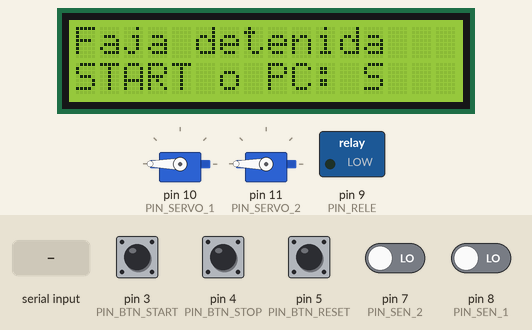
Recording of a sketch running on a simulated Arduino Uno, built with avr-gcc and run on an emulated ATmega328P. On the bench: 2 × servo, 16×2 character LCD, switched loads named in the sketch (green lamp = pin HIGH). Inputs (shaded band) come from the test bench; at power-on: pin 3 (PIN_BTN_START), pin 4 (PIN_BTN_STOP), pin 5 (PIN_BTN_RESET), pin 7 (PIN_SEN_2), pin 8 (PIN_SEN_1) LOW. What the sketch prints to the serial monitor is not drawn.

Above: at 1.5 s.
1.6 s: pin 3 (PIN_BTN_START) pulled HIGH for 0.15 s
At 3.6 s:
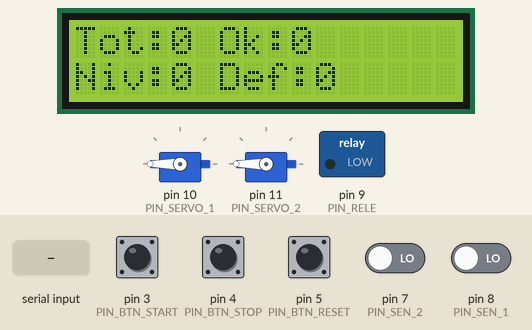
4.7 s: "L" received over Serial
At 6.38 s:
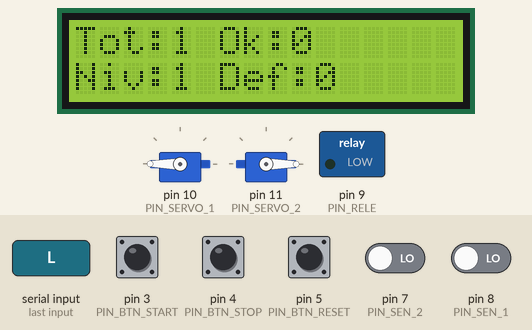
7.6 s: byte 54 ('6') received over Serial
At 9.2 s:
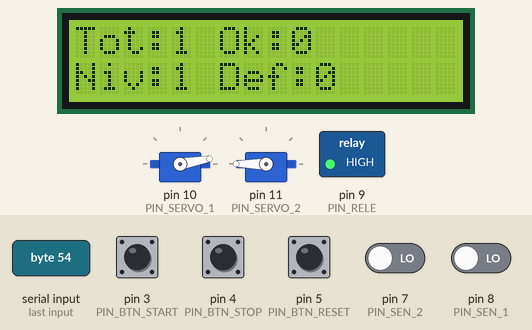
10.0 s: byte 50 ('2') received over Serial
12.6 s: byte 51 ('3') received over Serial
At 14.0 s:
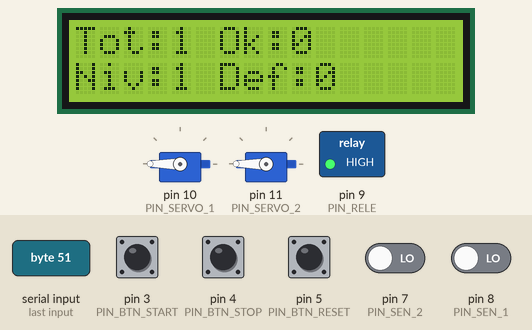
14.7 s: byte 55 ('7') received over Serial
At 14.85 s:
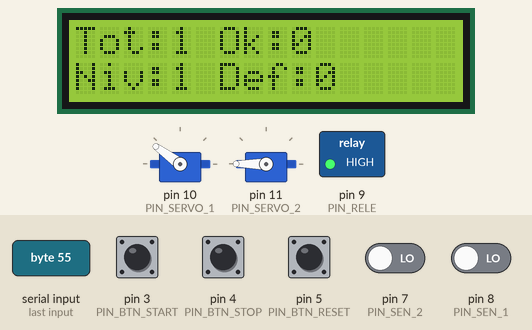
Timing chart, 0 to 17.7 s (numbered marks = the images above; inputs shaded):
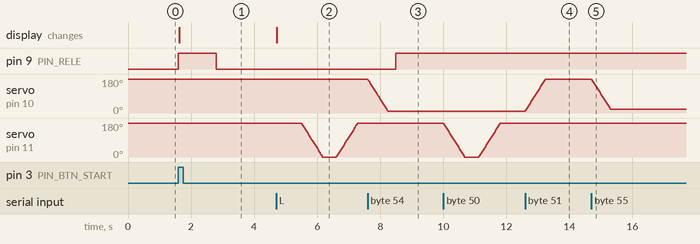

The sketch:

faja_botellas.ino
```cpp
/*
  ============================================================================
  FAJA CLASIFICADORA DE BOTELLAS  ---  Firmware Arduino UNO
  ============================================================================
  Trabaja junto con el programa de vision en Python (carpeta vision/).

  FLUJO (2 estaciones, 1 sola camara)
  -----------------------------------
    1. La cinta esta en movimiento.
    2. El SENSOR 1 detecta una botella.
    3. La cinta se detiene, minimo RETARDO_PARADA_SENSOR1_MS (3 s), sin
       importar que tan rapido conteste la PC: le da tiempo de sobra al
       servo 1 para empujar si hace falta.
    4. La camara (PC) clasifica: defecto fisico / llenado bajo / OK.
    5. Si tiene defecto fisico (rota, sin tapa, falta etiqueta/tapa)  ->  el
       SERVO 1 (pin 10) la expulsa. La cinta vuelve a andar.
    6. Si NO tiene defecto fisico, sigue hasta el SENSOR 2.
    7. El SENSOR 2 la detecta.
    8. Si el llenado es < 60%  ->  la cinta se detiene (minimo
       RETARDO_PARADA_SENSOR2_MS, 3 s) y el SERVO 2 (pin 11) la expulsa. Si
       esta OK, pasa de largo sin detenerse.
    9. La cinta vuelve a andar.

  El veredicto se calcula UNA vez en la estacion 1 y el Arduino lo recuerda
  hasta la estacion 2 (una cola de 'A'/'L'; la 'D' no llega, se expulsa antes).

  PROTOCOLO SERIE  (9600 baudios, 8N1)
  -----------------------------------
    Arduino -> PC :  'B'   "hay una botella detenida frente a la camara"
    PC -> Arduino :  'A'  aceptada        -> sigue de largo
                     'D'  defecto fisico  -> la expulsa el SERVO 1 (estacion 1)
                     'L'  llenado bajo    -> la expulsa el SERVO 2 (estacion 2)
    Arduino -> PC :  lineas que empiezan con '#' son solo informativas
                     (contadores, avisos). La PC solo reacciona a una 'B'.
                     NINGUNA linea '#' contiene la letra 'B'.

  Si cambias estas letras, cambialas tambien en vision/clasificador.py.

  ESTACIONES (en orden sobre la faja)
  -----------------------------------
     [sensor 1 / camara / servo 1 (pin 10)]  ->  [sensor 2 / servo 2 (pin 11)]  -> salida

     Servo 1 (pin 10) = expulsa DEFECTO FISICO ('D').
     Servo 2 (pin 11) = expulsa LLENADO BAJO ('L').
     Lo aceptado ('A') no se toca y sale por el final.

  Modo ARRANCA-PARA: la cinta para en la estacion 1 en cada botella (foto
  nitida) y en la estacion 2 solo si hay que expulsar. Mantener separacion
  entre botellas con las guias laterales.

  PINES  (no usar 0 y 1: los ocupa el puerto serie)
  ------
     10  servo 1 (defecto fisico)        11  servo 2 (llenado bajo)
      9  modulo rele -> motor faja
      8  sensor barrera 1 (camara)        7  sensor barrera 2
      3  boton START                      4  boton STOP           5  boton RESET
     SDA/SCL (A4/A5)  LCD 16x2 I2C

  Los botones fisicos (3/4/5) y los comandos por Monitor Serie (S/X/R) hacen
  exactamente lo mismo y conviven: se puede arrancar desde el tablero y parar
  desde la PC, o al reves. Los botones usan resistencia pull-down de 10 kohm
  (ver BOTON_PULSADO) y antirrebote por software (ver flancoBoton()).

  MEMORIA: el UNO tiene 2 KB de RAM. Nada de String dinamicos ni arreglos
  grandes. Los textos fijos van con F("...") para dejarlos en la flash.
  ============================================================================
*/

#include <Wire.h>
#include <LiquidCrystal_I2C.h>
#include <Servo.h>
#include "tipos.h"

// ======================= AJUSTES QUE VAS A TOCAR ==========================

// Direccion I2C del LCD. Si la pantalla queda en blanco proba 0x3F.
const uint8_t LCD_ADDR = 0x27;

// Nivel que entrega el receptor de la barrera CUANDO LA BOTELLA CORTA EL HAZ.
// Comprobalo con el Monitor Serie antes de dejarlo fijo.
const uint8_t SENSOR_ACTIVO = LOW;

// Muchos modulos rele azules se activan con LOW, pero en esta placa el rele
// prende con HIGH (se invirtio: antes quedaba apagado al dar START).
const uint8_t RELE_ENCENDIDO = HIGH;

// Con resistencia pull-down de 10 kohm, el boton pulsado entrega HIGH.
const uint8_t BOTON_PULSADO = HIGH;

// Angulos de los servos (grados): reposo (retraido) y empuje (estirado del
// todo). CADA SERVO TIENE SU PROPIO PAR porque los horns quedaron montados
// al reves entre si -- el servo 1 (pin 10) reposa en 0 y empuja hacia 180;
// el servo 2 (pin 11) es AL REVES: reposa en 180 y empuja hacia 0. Si algun
// servo vibra, hace ruido raro o no llega del todo a su extremo (esta
// chocando con algo mecanicamente), retrocede SOLO ese extremo unos grados
// hasta que se mueva libre en todo el recorrido.
const uint8_t SERVO1_REPOSO = 180;
const uint8_t SERVO1_EMPUJE = 0;
const uint8_t SERVO2_REPOSO = 180;
const uint8_t SERVO2_EMPUJE = 0;

// "Velocidad" del despliegue en la prueba manual ('1'/'2' por Monitor Serie):
// en vez de saltar de un angulo a otro de una, avanza de a SERVO_PASO_GRADOS
// cada SERVO_PASO_MS. Mas grados o menos ms = mas rapido; menos grados o mas
// ms = mas lento y suave. Siempre termina llegando al angulo pedido.
const uint8_t  SERVO_PASO_GRADOS = 4;
const uint16_t SERVO_PASO_MS     = 15;

// Tiempos en milisegundos. Ajustar con botellas reales.
const uint16_t RETARDO_CAM_MS      = 1200;    // sensor 1, camara y servo 1 en el mismo punto: parar de una
const uint16_t RETARDO_EST2_MS     = 800;  // centrar botella frente al servo 2 antes de empujar
const uint16_t RETARDO_EMPUJE_MS   = 450;  // cuanto queda afuera la paleta
const uint16_t RETARDO_LIBERAR_MS  = 350;  // mover faja para despejar el sensor tras cada estacion
const uint16_t ANTIREBOTE_MS       = 30;   // botones
const uint32_t TIMEOUT_PC_MS       = 3000; // si la PC no contesta, la botella pasa como aceptada

// La estacion 1 queda detenida este tiempo MINIMO desde que el sensor 1
// dispara, sin importar que tan rapido conteste la PC: le da tiempo de sobra
// al servo 1 para empujar (si hace falta) antes de que la cinta arranque.
const uint32_t RETARDO_PARADA_SENSOR1_MS = 3000;

// Lo mismo para la estacion 2: si hay que expulsar por llenado bajo ('L'),
// la cinta queda parada este minimo antes de reanudar (si es 'A', la
// estacion 2 no para nunca; ver tareaEstacion2()).
const uint32_t RETARDO_PARADA_SENSOR2_MS = 3000;

// ============================= PINES =====================================
const uint8_t PIN_SERVO_1   = 10;   // defecto fisico
const uint8_t PIN_SERVO_2   = 11;   // llenado bajo
const uint8_t PIN_RELE      = 9;
const uint8_t PIN_SEN_1     = 8;    // estacion 1: dispara camara + servo 1
const uint8_t PIN_SEN_2     = 7;    // estacion 2

const uint8_t PIN_BTN_START = 3;
const uint8_t PIN_BTN_STOP  = 4;
const uint8_t PIN_BTN_RESET = 5;

// ============================ OBJETOS ====================================
LiquidCrystal_I2C lcd(LCD_ADDR, 16, 2);
Servo servo1;   // pin 10, expulsa 'D'
Servo servo2;   // pin 11, expulsa 'L'

// ====================== COLA DE VEREDICTOS ===============================
// (struct Cola y las funciones colaXxx viven en tipos.h)
Cola cola;   // veredictos 'A'/'L' que van de la estacion 1 a la estacion 2

// ============================ ESTADO ====================================
bool fajaActiva = false;

// Solicitudes de parada del motor (una por estacion). El motor gira solo si
// la faja esta activa y NADIE pide parar.
bool para1 = false, para2 = false;

Est1 est1 = E1_BUSCA;
Est2 est2 = E2_BUSCA;
uint32_t t1 = 0, t2 = 0;
uint32_t tParada1 = 0;   // cuando empezo la parada de la estacion 1 (para el minimo de 3 s)
bool empuja1Activo = false;   // true mientras el servo 1 esta afuera empujando
uint32_t tParada2 = 0;   // idem, estacion 2
bool empuja2Activo = false;   // true mientras el servo 2 esta afuera empujando

// Movimiento gradual NO bloqueante de los servos automaticos (para que el
// empuje llegue siempre completo, sin frenar loop() -- STOP sigue andando
// aunque un servo este a mitad de camino). objetivoN < 0 = servo N quieto.
int16_t objetivo1 = -1, objetivo2 = -1;
uint32_t tPasoServo1 = 0, tPasoServo2 = 0;

// Sub-fases de un empuje automatico: sale -> se queda afuera -> vuelve.
const uint8_t FASE_SALE = 0, FASE_AFUERA = 1, FASE_VUELVE = 2;
uint8_t fase1 = FASE_SALE, fase2 = FASE_SALE;

uint16_t nTotal = 0, nBuena = 0, nNivel = 0, nDefec = 0;

bool lcdSucio = true;

// ======================= FUNCIONES BASE =================================
bool sensorTapado(uint8_t pin) {
  return digitalRead(pin) == SENSOR_ACTIVO;
}

void motor(bool encender) {
  if (encender) digitalWrite(PIN_RELE, RELE_ENCENDIDO);
  else          digitalWrite(PIN_RELE, RELE_ENCENDIDO == HIGH ? LOW : HIGH);
}

void refrescarLcd() {
  lcd.clear();
  if (!fajaActiva) {
    lcd.setCursor(0, 0); lcd.print(F("Faja detenida"));
    // 16 caracteres como maximo en esta linea.
    lcd.setCursor(0, 1); lcd.print(F("START o PC: S"));
  } else {
    lcd.setCursor(0, 0);
    lcd.print(F("Tot:")); lcd.print(nTotal);
    lcd.print(F(" Ok:")); lcd.print(nBuena);
    lcd.setCursor(0, 1);
    lcd.print(F("Niv:")); lcd.print(nNivel);
    lcd.print(F(" Def:")); lcd.print(nDefec);
  }
  lcdSucio = false;
}

void informar() {
  // Sin la letra 'B' en ningun lado: la PC solo reacciona a una 'B' suelta.
  Serial.print(F("#tot=")); Serial.print(nTotal);
  Serial.print(F(" ok="));  Serial.print(nBuena);
  Serial.print(F(" niv=")); Serial.print(nNivel);
  Serial.print(F(" df="));  Serial.println(nDefec);
}

void contar(char v) {
  nTotal++;
  if (v == 'L') nNivel++;
  else if (v == 'D') nDefec++;
  else nBuena++;
  lcdSucio = true;
  informar();
}

// Boton con antirrebote: devuelve true una sola vez, al presionar (no mientras
// se mantiene apretado, y no al soltar).
bool flancoBoton(uint8_t pin, bool &previo, uint32_t &marca) {
  bool ahora = (digitalRead(pin) == BOTON_PULSADO);
  if (ahora != previo && (millis() - marca) > ANTIREBOTE_MS) {
    marca = millis();
    previo = ahora;
    return ahora;
  }
  return false;
}

void pararTodo() {
  fajaActiva = false;
  motor(false);
  servo1.write(SERVO1_REPOSO);
  servo2.write(SERVO2_REPOSO);
  para1 = para2 = false;
  empuja1Activo = false;
  empuja2Activo = false;
  objetivo1 = objetivo2 = -1;   // cancela cualquier movimiento gradual pendiente
  fase1 = fase2 = FASE_SALE;
  est1 = E1_BUSCA; est2 = E2_BUSCA;
  colaVaciar(cola);
  lcdSucio = true;
  Serial.println(F("#STOP"));
}

void resetContadores() {
  nTotal = nBuena = nNivel = nDefec = 0;
  colaVaciar(cola);
  lcdSucio = true;
  Serial.println(F("#RESET"));
}

// Mueve el servo grado a grado (SERVO_PASO_GRADOS cada SERVO_PASO_MS) en vez
// de saltar de una, y siempre termina exactamente en 'objetivo' (se estira o
// retrae del todo, nunca se queda a mitad de camino). Usa delay(): solo para
// la prueba manual ('1'/'2'), no corre con la faja en marcha.
void moverGradual(Servo &s, uint8_t objetivo) {
  int actual = s.read();
  int paso = (objetivo > actual) ? SERVO_PASO_GRADOS : -SERVO_PASO_GRADOS;
  while (actual != objetivo) {
    int siguiente = actual + paso;
    if ((paso > 0 && siguiente > objetivo) || (paso < 0 && siguiente < objetivo))
      siguiente = objetivo;
    s.write(siguiente);
    delay(SERVO_PASO_MS);
    actual = siguiente;
  }
}

// Prueba manual de un servo por el Monitor Serie (teclas '1' y '2').
void probarServo(Servo &s, uint8_t reposo, uint8_t empuje, const __FlashStringHelper *nombre) {
  Serial.print(F("#prueba ")); Serial.println(nombre);
  moverGradual(s, empuje);
  delay(RETARDO_EMPUJE_MS);
  moverGradual(s, reposo);
}

// Mueve el servo a un angulo fijo y lo DEJA ahi (no vuelve solo), para poder
// mirarlo con calma y decidir cual angulo de reposo es el correcto. Teclas
// '6'-'9' del Monitor Serie, todas sobre el servo 1 (ver loop()).
void probarAngulo(Servo &s, uint8_t angulo, const __FlashStringHelper *nombre) {
  Serial.print(F("#angulo ")); Serial.print(nombre);
  Serial.print(F(" -> ")); Serial.println(angulo);
  moverGradual(s, angulo);
}

// ---- Version NO bloqueante de moverGradual, para el empuje automatico ----
// moverA() solo anota el objetivo; avanzarServo() lo va acercando de a poco
// cada vez que se llama (desde loop(), sin frenar nada). Cuando llega, deja
// el objetivo en -1 -- asi el resto del codigo sabe "ya llegue" sin bloquear.
void moverA(int16_t &objetivo, uint8_t angulo) {
  objetivo = angulo;
}

void avanzarServo(Servo &s, int16_t &objetivo, uint32_t &tPaso) {
  if (objetivo < 0) return;
  int actual = s.read();
  if (actual == objetivo) { objetivo = -1; return; }
  if (millis() - tPaso < SERVO_PASO_MS) return;
  tPaso = millis();
  int paso = (objetivo > actual) ? SERVO_PASO_GRADOS : -SERVO_PASO_GRADOS;
  int siguiente = actual + paso;
  if ((paso > 0 && siguiente > objetivo) || (paso < 0 && siguiente < objetivo))
    siguiente = objetivo;
  s.write(siguiente);
}

// ============================= SETUP ===================================
void setup() {
  Serial.begin(9600);

  pinMode(PIN_RELE, OUTPUT);
  motor(false);

  pinMode(PIN_SEN_1, INPUT);
  pinMode(PIN_SEN_2, INPUT);
  // INPUT a secas (no INPUT_PULLUP): los botones llevan pull-down de 10 kohm
  // por fuera, asi que en reposo el pin ya lee LOW.
  pinMode(PIN_BTN_START, INPUT);
  pinMode(PIN_BTN_STOP, INPUT);
  pinMode(PIN_BTN_RESET, INPUT);

  servo1.attach(PIN_SERVO_1);
  servo2.attach(PIN_SERVO_2);
  servo1.write(SERVO1_REPOSO);
  servo2.write(SERVO2_REPOSO);

  lcd.init();
  lcd.backlight();
  refrescarLcd();

  Serial.println(F("#LISTO faja botellas"));
  Serial.println(F("#Botones fisicos ACTIVOS: pin3=start pin4=stop pin5=reset"));
  Serial.println(F("#PC: S=start X=stop R=reset ; responde A/D/L al pedido de foto"));
  Serial.println(F("#PRUEBA: 1=empuja servo1(pin10) 2=empuja servo2(pin11)"));
  Serial.println(F("#PRUEBA REPOSO SERVO1: 6=10 7=20 8=30 9=40 (se quedan ahi)"));
  Serial.println(F("#PRUEBA EMPUJE: 3=serv1@180 4=serv1@165 5=serv2@0 0=serv2@15 (se quedan ahi)"));
}

// ================= ESTACION 1: camara + servo 1 ('D') =================
void tareaEstacion1() {
  switch (est1) {
    case E1_BUSCA:
      if (sensorTapado(PIN_SEN_1)) { t1 = millis(); est1 = E1_CENTRA; }
      break;

    case E1_CENTRA:
      if (millis() - t1 >= RETARDO_CAM_MS) {
        para1 = true;            // detener faja para la foto
        tParada1 = millis();     // arranca el minimo de RETARDO_PARADA_SENSOR1_MS
        Serial.print('B');       // pedir veredicto a la PC
        t1 = millis();
        est1 = E1_ESPERA;
      }
      break;

    case E1_ESPERA: {
      char v = 0;
      while (Serial.available()) {
        char c = Serial.read();
        if      (c == 'A' || c == 'a') v = 'A';
        else if (c == 'D' || c == 'd') v = 'D';
        else if (c == 'L' || c == 'l') v = 'L';
      }
      if (v == 0 && (millis() - t1) > TIMEOUT_PC_MS) {
        v = 'A';                  // la PC no contesto: dejar pasar
        Serial.println(F("#TIMEOUT"));
      }
      if (v != 0) {
        contar(v);
        if (v == 'D') {                 // defecto fisico: expulsar aca mismo
          moverA(objetivo1, SERVO1_EMPUJE);
          empuja1Activo = true;
          fase1 = FASE_SALE;
        } else {                        // 'A' o 'L': que siga a la estacion 2
          colaPush(cola, v);
        }
        // en los 3 casos (A/D/L) la cinta sigue parada hasta cumplir el
        // minimo de RETARDO_PARADA_SENSOR1_MS (ver E1_EMPUJA).
        est1 = E1_EMPUJA;
      }
      break;
    }

    case E1_EMPUJA:
      // Si hay que empujar: sale del todo -> se queda afuera el tiempo
      // pedido -> vuelve del todo. Cada paso espera a que el servo LLEGUE
      // (objetivo1 < 0) antes de pasar al siguiente, nunca por un timer que
      // podria dispararse antes de que el servo termine de moverse.
      if (empuja1Activo) {
        switch (fase1) {
          case FASE_SALE:
            if (objetivo1 < 0) { t1 = millis(); fase1 = FASE_AFUERA; }
            break;
          case FASE_AFUERA:
            if (millis() - t1 >= RETARDO_EMPUJE_MS) {
              moverA(objetivo1, SERVO1_REPOSO);
              fase1 = FASE_VUELVE;
            }
            break;
          case FASE_VUELVE:
            if (objetivo1 < 0) empuja1Activo = false;
            break;
        }
      }
      if (!empuja1Activo && millis() - tParada1 >= RETARDO_PARADA_SENSOR1_MS) {
        para1 = false;                   // se cumplio el minimo: reanudar faja
        t1 = millis();
        est1 = E1_LIBERA;
      }
      break;

    case E1_LIBERA:
      // avanzar hasta despejar el sensor, para no re-detectar la misma botella
      if (!sensorTapado(PIN_SEN_1) && (millis() - t1) > RETARDO_LIBERAR_MS)
        est1 = E1_BUSCA;
      break;
  }
}

// ================= ESTACION 2: servo 2 ('L') =========================
void tareaEstacion2() {
  switch (est2) {
    case E2_BUSCA:
      if (sensorTapado(PIN_SEN_2) && colaFrente(cola) != 0) {
        t2 = millis();
        est2 = E2_CENTRA;
      }
      break;

    case E2_CENTRA:
      if (millis() - t2 >= RETARDO_EST2_MS) {
        char v = colaFrente(cola);
        colaPop(cola);
        if (v == 'L') {                 // llenado bajo: parar y empujar
          para2 = true;
          tParada2 = millis();          // arranca el minimo de RETARDO_PARADA_SENSOR2_MS
          moverA(objetivo2, SERVO2_EMPUJE);
          empuja2Activo = true;
          fase2 = FASE_SALE;
          est2 = E2_EMPUJA;
        } else {                        // 'A': pasa de largo sin detenerse
          t2 = millis();
          est2 = E2_LIBERA;
        }
      }
      break;

    case E2_EMPUJA:
      // mismo esquema que la estacion 1: espera a que el servo LLEGUE en
      // cada paso, nunca reanuda por un timer que podria ganarle al servo.
      if (empuja2Activo) {
        switch (fase2) {
          case FASE_SALE:
            if (objetivo2 < 0) { t2 = millis(); fase2 = FASE_AFUERA; }
            break;
          case FASE_AFUERA:
            if (millis() - t2 >= RETARDO_EMPUJE_MS) {
              moverA(objetivo2, SERVO2_REPOSO);
              fase2 = FASE_VUELVE;
            }
            break;
          case FASE_VUELVE:
            if (objetivo2 < 0) empuja2Activo = false;
            break;
        }
      }
      if (!empuja2Activo && millis() - tParada2 >= RETARDO_PARADA_SENSOR2_MS) {
        para2 = false;                   // se cumplio el minimo: reanudar faja
        t2 = millis();
        est2 = E2_LIBERA;
      }
      break;

    case E2_LIBERA:
      if (!sensorTapado(PIN_SEN_2) && (millis() - t2) > RETARDO_LIBERAR_MS)
        est2 = E2_BUSCA;
      break;
  }
}

// ============================== LOOP =================================
bool prevStart = false, prevStop = false, prevReset = false;
uint32_t mStart = 0, mStop = 0, mReset = 0;

void loop() {
  // --- Botones fisicos del tablero (hacen lo mismo que S/X/R por serie) ---
  // Se leen SIEMPRE, incluso mientras la estacion 1 espera el veredicto de la
  // PC: si hay un atasco, el STOP tiene que responder en el acto y no
  // quedarse esperando a que conteste la camara.
  if (flancoBoton(PIN_BTN_START, prevStart, mStart)) {
    if (!fajaActiva) { fajaActiva = true; lcdSucio = true; Serial.println(F("#START")); }
  }
  if (flancoBoton(PIN_BTN_STOP, prevStop, mStop))    pararTodo();
  if (flancoBoton(PIN_BTN_RESET, prevReset, mReset)) resetContadores();

  // --- Comandos desde la PC ---
  // Solo se leen cuando NO hay una botella esperando veredicto.
  if (est1 != E1_ESPERA) {
    while (Serial.available()) {
      char c = Serial.read();
      if (c == 'S') { if (!fajaActiva) { fajaActiva = true; lcdSucio = true; Serial.println(F("#START")); } }
      else if (c == 'X') pararTodo();
      else if (c == 'R') resetContadores();
      else if (c == '1') probarServo(servo1, SERVO1_REPOSO, SERVO1_EMPUJE, F("SERVO 1 (pin 10)"));
      else if (c == '2') probarServo(servo2, SERVO2_REPOSO, SERVO2_EMPUJE, F("SERVO 2 (pin 11)"));
      // Prueba de reposo del servo 1 (reposo = 0 en este servo, AL REVES
      // que el servo 2): cada tecla lo manda a un angulo fijo cerca de 0 Y
      // LO DEJA AHI (no vuelve solo) para mirarlo con calma.
      else if (c == '6') probarAngulo(servo1, 10, F("SERVO 1"));
      else if (c == '7') probarAngulo(servo1, 20, F("SERVO 1"));
      else if (c == '8') probarAngulo(servo1, 30, F("SERVO 1"));
      else if (c == '9') probarAngulo(servo1, 40, F("SERVO 1"));
      // Prueba de EMPUJE (salida maxima) de los dos servos: se quedan
      // afuera, no vuelven solos. El servo 1 empuja cerca de 180 (al reves
      // que el servo 2, que empuja cerca de 0).
      else if (c == '3') probarAngulo(servo1, 180, F("SERVO 1 empuje"));
      else if (c == '4') probarAngulo(servo1, 165, F("SERVO 1 empuje"));
      else if (c == '5') probarAngulo(servo2, 0, F("SERVO 2 empuje"));
      else if (c == '0') probarAngulo(servo2, 15, F("SERVO 2 empuje"));
      // cualquier otro byte suelto se descarta
    }
  }

  // --- Estaciones ---
  if (fajaActiva) {
    tareaEstacion1();
    tareaEstacion2();
  }

  // --- Avanzar los empujes automaticos en curso (no bloquea) ---
  avanzarServo(servo1, objetivo1, tPasoServo1);
  avanzarServo(servo2, objetivo2, tPasoServo2);

  // --- Motor: gira solo si la faja esta activa y nadie pide parar ---
  motor(fajaActiva && !para1 && !para2);

  // --- LCD (solo cuando cambio algo: el I2C es lento) ---
  if (lcdSucio) refrescarLcd();
}
```

Source omitted: tipos.h (1520 bytes)

Measured:
- after the input at 1.6 s, pin 9 (PIN_RELE): LOW → HIGH at once, → LOW 1.2 s later; the display: changes at once (image 1)
- after the input at 4.7 s, pin 9 (PIN_RELE): stays LOW (without the input it goes to HIGH after 1.1 s); the display: changes at once (image 2)
- after the input at 7.6 s, servo on pin 10 (PIN_SERVO_1): moves from 180° to 10° over 0.63 s, starting at once
- after the input at 12.6 s, servo on pin 10 (PIN_SERVO_1): moves from 10° to 180° over 0.63 s, starting at once
- after the input at 14.7 s, servo on pin 10 (PIN_SERVO_1): moves from 180° to 20° over 0.60 s, starting at once
